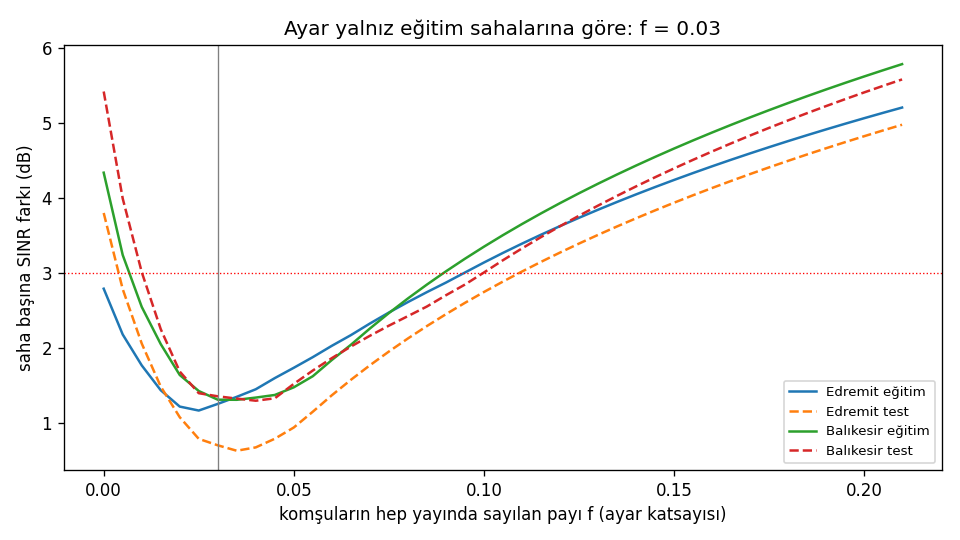

Write the Python code that produced this figure.
"""Windows: ADIM3_KURALLAR.md Ek 3 - one shared always-on share f, fitted on the TRAINING sites of Edremit and
Balikesir only, then tested on their held-out sites and on the three Sindirgi validation cases.
Writes kalibrasyon.json and kalibrasyon.png."""
from pathlib import Path
import json
import sys

import numpy as np
import pandas as pd
import matplotlib
matplotlib.use('Agg')
import matplotlib.pyplot as plt

sys.stdout.reconfigure(encoding='utf-8')
HERE = Path(__file__).resolve().parent
import model35 as m  # noqa: E402
import sinamalar as sn  # noqa: E402
import alan  # noqa: E402  (deneyler/34, on the path through model35)
hm = m.hm
GRID = np.round(np.arange(0.0, 0.2141, 0.005), 3)
D29 = HERE.parent/'29_ihtiyaca_gore_zamanlayici_2026-11-19'


def region_cache(region):
    """Per draw: sectors, serving, RSRP matrix and load (f does not change RSRP or serving)."""
    sfx = '' if region == 'edremit' else '_' + region
    a3 = json.loads((HERE/f'adim3{sfx}.json').read_text(encoding='utf-8'))
    prb = pd.Series(a3['site_prb'])
    fill = a3.get('fill_prb', 0.21)
    out = []
    for seed in m.DRAWS:
        secf = HERE/f'inputs/sectors_{region}24_{seed}.csv'
        uef = HERE/f'inputs/ues_{region}24_RMa_{seed}.csv'
        if not secf.exists():
            secf, uef = HERE/f'inputs/sectors_{region}_{seed}.csv', HERE/f'inputs/ues_{region}_RMa_{seed}.csv'
        sec, ues = pd.read_csv(secf), pd.read_csv(uef)
        net = m.Model35(sec, ues, seed, 'RMa')
        r = net.rsrp(net.draw_los())
        out.append((sec, r, r.argmax(1), sec.site.map(prb).fillna(fill).to_numpy()))
    return a3, pd.DataFrame(a3['targets']), out


def site_errors(a3, targets, cache, f):
    res = []
    for sec, r, srv, load in cache:
        ss = m.site_mean(sec, srv, sn.sinr_on(r, srv, load, f))
        res.append({g: float(np.mean([abs(ss[s] - targets.sinr[s]) for s in a3[f'{g}_sites'] if s in ss]))
                    for g in ['train', 'test']})
    return pd.DataFrame(res).mean()


def sindirgi(f_values):
    """Sindirgi validation cases (deneyler/34 kabul3 method, new shadow/LOS): site SINR error vs Experia."""
    targets = pd.read_csv(D29/'inputs/targets.csv').set_index('site')
    plan = json.loads((D29/'plan.json').read_text(encoding='utf-8'))
    rows = {f: [] for f in f_values}
    for c in plan['validation_cases']:
        fo = D29/'simulation/results'/c['name']
        sec = pd.read_csv(fo/'sectors.csv')
        sites = pd.read_csv(D29/'inputs'/c['sites_file']).set_index('site')
        sec['x_m'], sec['y_m'] = sec.site.map(sites.x_m), sec.site.map(sites.y_m)
        ues = pd.read_csv(D29/'inputs'/c['ue_file'])
        size = ues.packet_size_bytes.to_numpy(float) if 'packet_size_bytes' in ues else np.full(len(ues), 512.0)
        net = alan.Network34(sec, ues, c['shadow_seed'])
        sol = hm.solve(net, net.draw_los(), size, ues.udp_interval_ms.to_numpy(float))
        r = np.where(np.ones(len(sec), bool)[None, :], net.rsrp(net.draw_los()), -np.inf)
        srv = sol['serving']
        for f in f_values:
            rep = sn.sinr_on(r, srv, sol['load'], f)
            d = pd.DataFrame({'site': sec.site.to_numpy()[srv][:256], 'sector': sec.sector.to_numpy()[srv][:256], 'v': rep[:256]})
            ss = d.groupby(['site', 'sector']).v.mean().groupby('site').mean()
            rows[f].append({sp: float(np.mean([abs(ss[s] - targets.sinr_target[s]) for s in targets[targets.split == sp].index if s in ss]))
                            for sp in ['train', 'holdout']})
    return {f: pd.DataFrame(v).mean().to_dict() for f, v in rows.items()}


def main():
    reg = {r: region_cache(r) for r in ['edremit', 'balikesir']}
    scan = []
    for f in GRID:
        e = {r: site_errors(*reg[r], f) for r in reg}
        scan.append({'f': float(f), 'train_both': float(np.mean([e[r]['train'] for r in reg])),
                     **{f'{r}_{g}': float(e[r][g]) for r in reg for g in ['train', 'test']}})
    s = pd.DataFrame(scan)
    best = s.loc[s.train_both.idxmin()]
    f_star = float(best.f)
    sind = sindirgi([0.0, f_star])
    checks = {'edremit_test_le_3': bool(best.edremit_test <= 3.0), 'balikesir_test_le_3': bool(best.balikesir_test <= 3.0),
              'sindirgi_train_within_1db': bool(sind[f_star]['train'] <= sind[0.0]['train'] + 1.0),
              'sindirgi_holdout_within_1db': bool(sind[f_star]['holdout'] <= sind[0.0]['holdout'] + 1.0)}
    out = {'f_star': f_star, 'at_f_star': best.round(3).to_dict(), 'sindirgi': sind, 'checks': checks,
           'note': 'f is a fitted coefficient, not a physical share', 'scan': s.round(3).to_dict('list')}
    (HERE/'kalibrasyon.json').write_text(json.dumps(out, indent=1, ensure_ascii=False, default=float), encoding='utf-8')
    print('f*', f_star, best.round(2).to_dict()); print('sindirgi', sind); print(checks)
    fig, ax = plt.subplots(figsize=(8, 4.5))
    for col, lab, st in [('edremit_train', 'Edremit eğitim', '-'), ('edremit_test', 'Edremit test', '--'),
                         ('balikesir_train', 'Balıkesir eğitim', '-'), ('balikesir_test', 'Balıkesir test', '--')]:
        ax.plot(s.f, s[col], st, label=lab)
    ax.axvline(f_star, color='grey', lw=0.8); ax.axhline(3, color='red', lw=0.8, ls=':')
    ax.set_xlabel('komşuların hep yayında sayılan payı f (ayar katsayısı)'); ax.set_ylabel('saha başına SINR farkı (dB)')
    ax.set_title(f'Ayar yalnız eğitim sahalarına göre: f = {f_star}'); ax.legend(fontsize=8)
    fig.tight_layout(); fig.savefig(HERE/'kalibrasyon.png', dpi=120)


if __name__ == '__main__':
    main()
